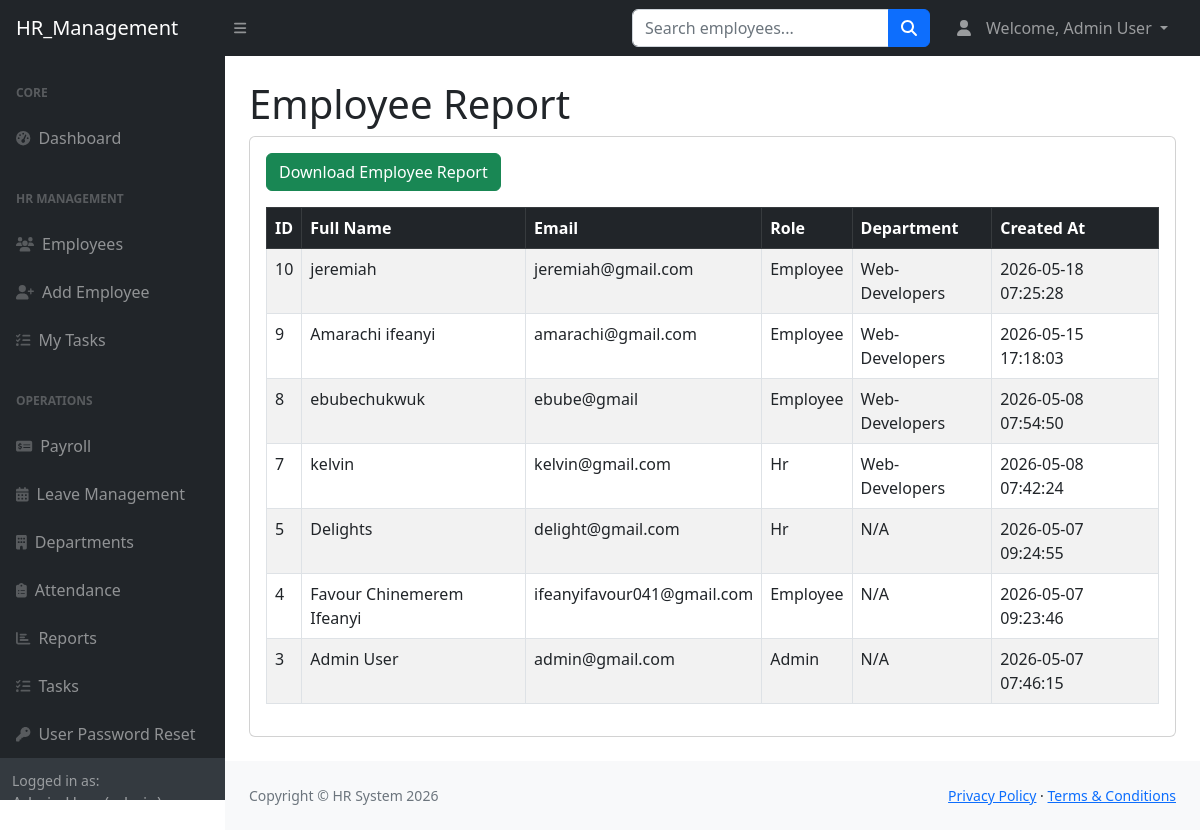
/hr_suite/reports/employee_report.php (signed in), run on the app's committed database.
### tables this page shows
CREATE TABLE `users` (
  `id` int(11) NOT NULL,
  `full_name` varchar(100) NOT NULL,
  `email` varchar(100) NOT NULL,
  `password` varchar(255) NOT NULL,
  `role` enum('admin','hr','employee') NOT NULL DEFAULT 'employee',
  `department_id` int(11) NOT NULL,
  `created_at` timestamp NOT NULL DEFAULT current_timestamp(),
  `profile_image` varchar(255) DEFAULT NULL
);

CREATE TABLE `departments` (
  `id` int(11) NOT NULL,
  `department_name` varchar(100) NOT NULL,
  `created_at` timestamp NOT NULL DEFAULT current_timestamp()
);

### hr_suite/reports/employee_report.php (the view, shortened to what this page needs)
<?php
include("../config/db.php");
$sql = "SELECT
            users.*,
            departments.department_name
        FROM users
        LEFT JOIN departments
        ON users.department_id = departments.id
        ORDER BY users.id DESC";
$result = mysqli_query($conn, $sql);
?>
<?php include("../includes/header.php"); ?>
<div id="layoutSidenav">
<?php include("../includes/sidebar.php"); ?>
<div id="layoutSidenav_content">
<main>
<div class="container-fluid px-4">
<h1 class="mt-4">Employee Report</h1>
<div class="card mb-4">
<div class="card-body">
    <?php if($_SESSION['role'] == 'admin' || $_SESSION['role'] == 'hr'): ?>
    <a href="../reports/employee_report_pdf.php"
       class="btn btn-success mb-3">
        Download Employee Report
    </a>
<?php endif; ?>
<table class="table table-bordered table-striped">
<thead class="table-dark">
<tr>
    <th>ID</th>
    <th>Full Name</th>
    <th>Email</th>
    <th>Role</th>
    <th>Department</th>
    <th>Created At</th>
</tr>
</thead>
<tbody>
<?php while($row = mysqli_fetch_assoc($result)): ?>
<tr>
<td><?php echo $row['id']; ?></td>
<td><?php echo $row['full_name']; ?></td>
<td><?php echo $row['email']; ?></td>
<td>
    <?php echo ucfirst($row['role']); ?>
</td>
<td>
<?php echo $row['department_name'] ?? 'N/A'; ?>
</td>
<td>
<?php echo $row['created_at']; ?>
</td>
</tr>
<?php endwhile; ?>
</tbody>
</table>
</div>
</div>
</div>
</main>
<?php include("../includes/footer.php"); ?>

### data on the page
users: id "10", full_name "jeremiah", email "jeremiah@gmail.com", role "Employee", department.department_name "Web-Developers", created_at "2026-05-18 07:25:28"
users: id "9", full_name "Amarachi ifeanyi", email "amarachi@gmail.com", role "Employee", department.department_name "Web-Developers", created_at "2026-05-15 17:18:03"
users: id "8", full_name "ebubechukwuk", email "ebube@gmail", role "Employee", department.department_name "Web-Developers", created_at "2026-05-08 07:54:50"
users: id "7", full_name "kelvin", email "kelvin@gmail.com", role "Hr", department.department_name "Web-Developers", created_at "2026-05-08 07:42:24"
users: id "5", full_name "Delights", email "delight@gmail.com", role "Hr", department_name "N/A", created_at "2026-05-07 09:24:55"
users: id "4", full_name "Favour Chinemerem Ifeanyi", email "ifeanyifavour041@gmail.com", role "Employee", department_name "N/A", created_at "2026-05-07 09:23:46"
users: id "3", full_name "Admin User", email "admin@gmail.com", role "Admin", department_name "N/A", created_at "2026-05-07 07:46:15"

### other printed values
$name "Admin User"
